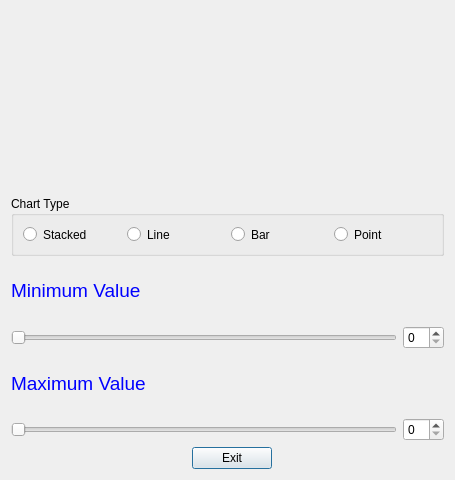
<?xml version="1.0" encoding="UTF-8"?>
<ui version="4.0">
 <class>HistogramForm</class>
 <widget class="QDialog" name="HistogramForm">
  <property name="geometry">
   <rect>
    <x>0</x>
    <y>0</y>
    <width>455</width>
    <height>480</height>
   </rect>
  </property>
  <property name="sizePolicy">
   <sizepolicy hsizetype="Expanding" vsizetype="Expanding">
    <horstretch>0</horstretch>
    <verstretch>0</verstretch>
   </sizepolicy>
  </property>
  <property name="windowTitle">
   <string>Dialog</string>
  </property>
  <layout class="QVBoxLayout" name="verticalLayout_2">
   <item>
    <widget class="QVTKWidget" name="qvtkhistogram" native="true"/>
   </item>
   <item>
    <widget class="QGroupBox" name="gb_chartType">
     <property name="maximumSize">
      <size>
       <width>16777215</width>
       <height>60</height>
      </size>
     </property>
     <property name="title">
      <string>Chart Type</string>
     </property>
     <layout class="QHBoxLayout" name="horizontalLayout_4">
      <item>
       <widget class="QRadioButton" name="rb_stacked">
        <property name="text">
         <string>Stacked</string>
        </property>
       </widget>
      </item>
      <item>
       <widget class="QRadioButton" name="rb_line">
        <property name="text">
         <string>Line</string>
        </property>
       </widget>
      </item>
      <item>
       <widget class="QRadioButton" name="rb_bar">
        <property name="text">
         <string>Bar</string>
        </property>
       </widget>
      </item>
      <item>
       <widget class="QRadioButton" name="rb_points">
        <property name="text">
         <string>Point</string>
        </property>
       </widget>
      </item>
     </layout>
    </widget>
   </item>
   <item>
    <layout class="QVBoxLayout" name="verticalLayout">
     <item>
      <widget class="QLabel" name="lb_MinHistogram">
       <property name="text">
        <string>&lt;html&gt;&lt;head/&gt;&lt;body&gt;&lt;p&gt;&lt;span style=&quot; font-size:14pt; color:#0000ff;&quot;&gt;Minimum Value&lt;/span&gt;&lt;/p&gt;&lt;/body&gt;&lt;/html&gt;</string>
       </property>
      </widget>
     </item>
     <item>
      <layout class="QHBoxLayout" name="horizontalLayout_2">
       <item>
        <widget class="QSlider" name="minSliderHUValue">
         <property name="orientation">
          <enum>Qt::Horizontal</enum>
         </property>
        </widget>
       </item>
       <item>
        <widget class="QSpinBox" name="minBoxHUValues"/>
       </item>
      </layout>
     </item>
     <item>
      <widget class="QLabel" name="lb_MaxHistogram">
       <property name="text">
        <string>&lt;html&gt;&lt;head/&gt;&lt;body&gt;&lt;p&gt;&lt;span style=&quot; font-size:14pt; color:#0000ff;&quot;&gt;Maximum Value&lt;/span&gt;&lt;/p&gt;&lt;/body&gt;&lt;/html&gt;</string>
       </property>
      </widget>
     </item>
     <item>
      <layout class="QHBoxLayout" name="horizontalLayout">
       <item>
        <widget class="QSlider" name="maxSliderHUValue">
         <property name="orientation">
          <enum>Qt::Horizontal</enum>
         </property>
        </widget>
       </item>
       <item>
        <widget class="QSpinBox" name="maxBoxHUValues"/>
       </item>
      </layout>
     </item>
    </layout>
   </item>
   <item>
    <layout class="QHBoxLayout" name="horizontalLayout_3">
     <property name="spacing">
      <number>0</number>
     </property>
     <property name="sizeConstraint">
      <enum>QLayout::SetNoConstraint</enum>
     </property>
     <item>
      <spacer name="horizontalSpacer">
       <property name="orientation">
        <enum>Qt::Horizontal</enum>
       </property>
       <property name="sizeType">
        <enum>QSizePolicy::Preferred</enum>
       </property>
       <property name="sizeHint" stdset="0">
        <size>
         <width>10</width>
         <height>10</height>
        </size>
       </property>
      </spacer>
     </item>
     <item>
      <widget class="QPushButton" name="pb_exit">
       <property name="sizePolicy">
        <sizepolicy hsizetype="Fixed" vsizetype="Fixed">
         <horstretch>0</horstretch>
         <verstretch>0</verstretch>
        </sizepolicy>
       </property>
       <property name="text">
        <string>Exit</string>
       </property>
      </widget>
     </item>
    </layout>
   </item>
  </layout>
  <zorder>qvtkhistogram</zorder>
  <zorder>gb_chartType</zorder>
  <zorder></zorder>
 </widget>
 <customwidgets>
  <customwidget>
   <class>QVTKWidget</class>
   <extends>QWidget</extends>
   <header>QVTKWidget.h</header>
  </customwidget>
 </customwidgets>
 <resources/>
 <connections/>
</ui>
